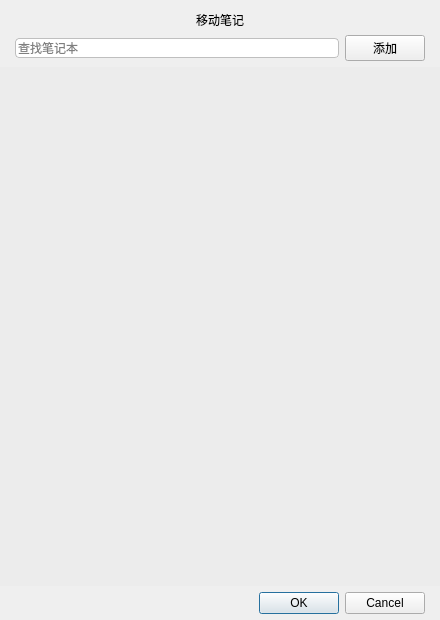
<?xml version="1.0" encoding="UTF-8"?>
<ui version="4.0">
 <class>CategoryListWidget</class>
 <widget class="QDialog" name="CategoryListWidget">
  <property name="enabled">
   <bool>true</bool>
  </property>
  <property name="geometry">
   <rect>
    <x>0</x>
    <y>0</y>
    <width>440</width>
    <height>620</height>
   </rect>
  </property>
  <property name="minimumSize">
   <size>
    <width>0</width>
    <height>0</height>
   </size>
  </property>
  <property name="maximumSize">
   <size>
    <width>16777215</width>
    <height>16777215</height>
   </size>
  </property>
  <property name="mouseTracking">
   <bool>false</bool>
  </property>
  <property name="acceptDrops">
   <bool>false</bool>
  </property>
  <property name="windowTitle">
   <string>Form</string>
  </property>
  <property name="windowOpacity">
   <double>1.000000000000000</double>
  </property>
  <property name="autoFillBackground">
   <bool>false</bool>
  </property>
  <property name="styleSheet">
   <string notr="true">QDialog#CategoriesWidget{
	background-color:#EFEFEF;
}</string>
  </property>
  <property name="tabletTracking" stdset="0">
   <bool>false</bool>
  </property>
  <layout class="QVBoxLayout" name="verticalLayout">
   <property name="leftMargin">
    <number>0</number>
   </property>
   <property name="rightMargin">
    <number>0</number>
   </property>
   <property name="bottomMargin">
    <number>6</number>
   </property>
   <item>
    <widget class="QLabel" name="label">
     <property name="text">
      <string>移动笔记</string>
     </property>
     <property name="alignment">
      <set>Qt::AlignCenter</set>
     </property>
    </widget>
   </item>
   <item>
    <layout class="QHBoxLayout" name="horizontalLayout">
     <property name="leftMargin">
      <number>15</number>
     </property>
     <property name="rightMargin">
      <number>15</number>
     </property>
     <item>
      <widget class="QLineEdit" name="lineEdit">
       <property name="styleSheet">
        <string notr="true">QLineEdit {
	border-radius: 4px;
	border: 0.5px solid rgb(191, 191, 191);
	font-size: 12px;
	height: 18px;
}</string>
       </property>
       <property name="alignment">
        <set>Qt::AlignLeading|Qt::AlignLeft|Qt::AlignVCenter</set>
       </property>
       <property name="placeholderText">
        <string>查找笔记本</string>
       </property>
       <property name="clearButtonEnabled">
        <bool>true</bool>
       </property>
      </widget>
     </item>
     <item>
      <widget class="QPushButton" name="pushButton_addCategory">
       <property name="enabled">
        <bool>true</bool>
       </property>
       <property name="text">
        <string>添加</string>
       </property>
      </widget>
     </item>
    </layout>
   </item>
   <item>
    <widget class="QListWidget" name="listWidget_data">
     <property name="styleSheet">
      <string notr="true">QListWidget#listWidget_data{
	border: 0px solid;
	background-color:#ececec;
}

/* Works for both QListView and QListWidget */
QListWidget::item {
    border: 0px;
}

/* For icon only */
QListWidget::icon {
    left: 15px;
	right: 15px;
}

/* For text only */
QListWidget::text {
    left: 15px;
	right: 15px;
}

QListWidget::item:selected {
	background-color: #0069d9;
}</string>
     </property>
    </widget>
   </item>
   <item>
    <widget class="QFrame" name="frame">
     <layout class="QVBoxLayout" name="verticalLayout_2">
      <property name="spacing">
       <number>0</number>
      </property>
      <property name="leftMargin">
       <number>15</number>
      </property>
      <property name="topMargin">
       <number>0</number>
      </property>
      <property name="rightMargin">
       <number>15</number>
      </property>
      <property name="bottomMargin">
       <number>0</number>
      </property>
      <item>
       <widget class="QDialogButtonBox" name="buttonBox">
        <property name="standardButtons">
         <set>QDialogButtonBox::Cancel|QDialogButtonBox::Ok</set>
        </property>
       </widget>
      </item>
     </layout>
    </widget>
   </item>
  </layout>
 </widget>
 <resources/>
 <connections>
  <connection>
   <sender>buttonBox</sender>
   <signal>accepted()</signal>
   <receiver>CategoryListWidget</receiver>
   <slot>reject()</slot>
   <hints>
    <hint type="sourcelabel">
     <x>219</x>
     <y>591</y>
    </hint>
    <hint type="destinationlabel">
     <x>219</x>
     <y>309</y>
    </hint>
   </hints>
  </connection>
  <connection>
   <sender>buttonBox</sender>
   <signal>rejected()</signal>
   <receiver>CategoryListWidget</receiver>
   <slot>accept()</slot>
   <hints>
    <hint type="sourcelabel">
     <x>219</x>
     <y>591</y>
    </hint>
    <hint type="destinationlabel">
     <x>219</x>
     <y>309</y>
    </hint>
   </hints>
  </connection>
 </connections>
</ui>
